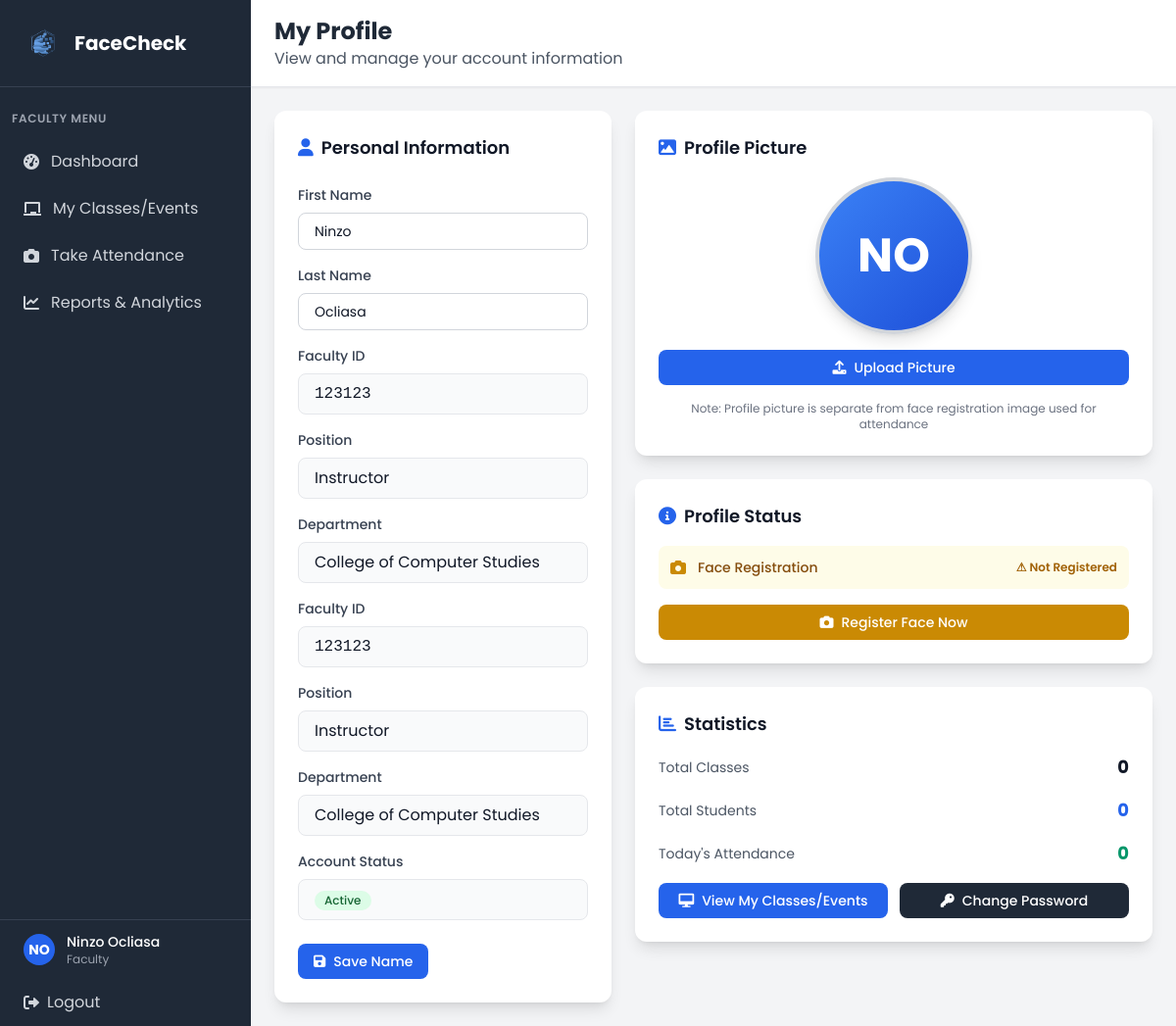
The page /faculty/profile (signed in) on the database as committed earlier.
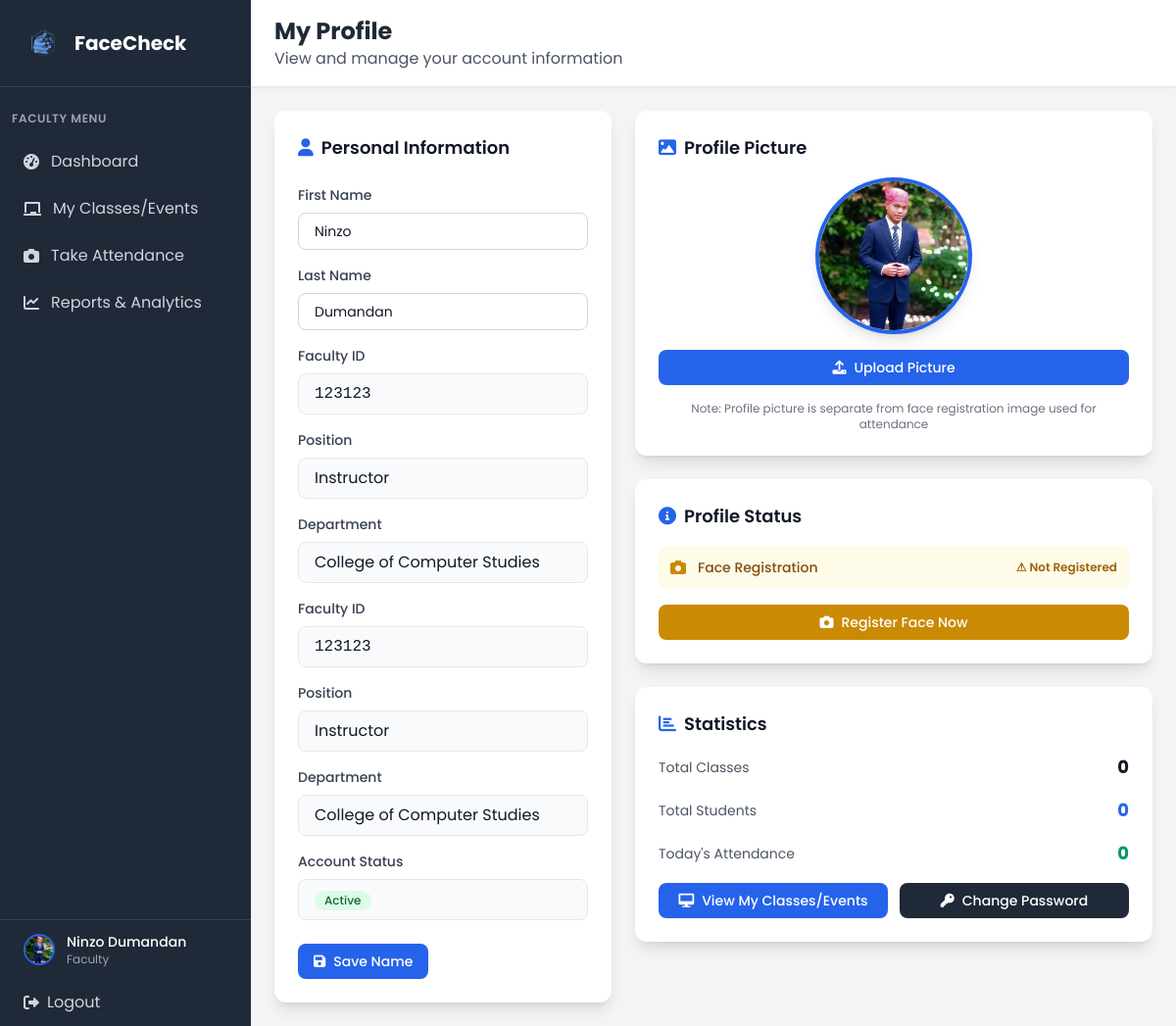
The same page on the database as committed later.
### tables this page shows
CREATE TABLE user (
            user_id INTEGER PRIMARY KEY AUTOINCREMENT,
            idno VARCHAR(20) NOT NULL UNIQUE,
            firstname VARCHAR(50) NOT NULL,
            lastname VARCHAR(50) NOT NULL,
            role VARCHAR(10) NOT NULL CHECK (role IN ('admin', 'faculty', 'student')),
            password VARCHAR(255) NOT NULL,
            created_at DATETIME DEFAULT CURRENT_TIMESTAMP,
            is_active BOOLEAN DEFAULT 1,
            dept_id INTEGER,
            FOREIGN KEY (dept_id) REFERENCES department(dept_id)
        );

CREATE TABLE faculty (
            faculty_id INTEGER PRIMARY KEY AUTOINCREMENT,
            position VARCHAR(30) NOT NULL,
            user_id INTEGER NOT NULL, attendance_image VARCHAR(255), profile_picture VARCHAR(255),
            FOREIGN KEY (user_id) REFERENCES user(user_id)
        );

### app.py (the view, shortened to what this page needs)
@app.route('/faculty/profile')
def faculty_profile():
    if 'user_id' not in session or session['role'] != 'faculty':
        return redirect(url_for('login'))
    conn = get_db_connection()
    try:
        conn.execute('ALTER TABLE faculty ADD COLUMN profile_picture VARCHAR(255)')
        conn.commit()
    except:
        pass  # Column already exists
    faculty = conn.execute('''
        SELECT u.*, f.faculty_id, f.position, f.attendance_image, f.profile_picture, d.dept_name
        FROM user u
        JOIN faculty f ON u.user_id = f.user_id
        LEFT JOIN department d ON u.dept_id = d.dept_id
        WHERE u.user_id = ?
    ''', (session['user_id'],)).fetchone()
    classes = conn.execute('''
        SELECT cl.class_id, cl.class_name, cl.edpcode, cl.start_time, cl.end_time, cl.room,
               GROUP_CONCAT(DISTINCT d.day_name) as days,
               COUNT(DISTINCT sc.student_id) as student_count
        FROM class cl
        LEFT JOIN student_class sc ON cl.class_id = sc.class_id
        LEFT JOIN class_days cd ON cl.class_id = cd.class_id
        LEFT JOIN days d ON cd.day_id = d.day_id
        WHERE cl.faculty_id = ?
        GROUP BY cl.class_id, cl.class_name, cl.edpcode, cl.start_time, cl.end_time, cl.room
        ORDER BY cl.class_name
    ''', (faculty['faculty_id'],)).fetchall()
    formatted_classes = []
    has_face_registered = False
    if faculty['attendance_image']:
        if os.path.exists(faculty['attendance_image']):
            has_face_registered = True
        else:
            conn.execute('UPDATE faculty SET attendance_image = NULL WHERE user_id = ?', (session['user_id'],))
            conn.commit()
    if not has_face_registered:
        possible_paths = [
            f"known_faces/faculty_{faculty['idno']}.jpg",  # current faculty registration pattern
            f"known_faces/{faculty['idno']}.jpg",          # legacy pattern without prefix
        ]
        for face_image_path in possible_paths:
            if os.path.exists(face_image_path):
                conn.execute(
                    'UPDATE faculty SET attendance_image = ? WHERE user_id = ?',
                    (face_image_path, session['user_id'])
                )
                conn.commit()
                has_face_registered = True
                break
    today = datetime.now().strftime('%Y-%m-%d')
    today_stats = conn.execute('''
        SELECT COUNT(*) as today_count
        FROM attendance a
        JOIN student_class sc ON a.studentclass_id = sc.studentclass_id
        JOIN class cl ON sc.class_id = cl.class_id
        WHERE cl.faculty_id = ? AND DATE(a.attendance_date) = ?
    ''', (faculty['faculty_id'], today)).fetchone()
    total_students = conn.execute('''
        SELECT COUNT(DISTINCT sc.student_id) as total
        FROM class c
        JOIN student_class sc ON c.class_id = sc.class_id
        WHERE c.faculty_id = ?
    ''', (faculty['faculty_id'],)).fetchone()
    conn.close()
    return render_template('faculty/faculty_profile.html',
                         faculty=faculty,
                         classes=formatted_classes,
                         has_face_registered=has_face_registered,
                         today_attendance=today_stats['today_count'] if today_stats else 0,
                         total_students=total_students['total'] if total_students else 0)

### app.py (called while the page is built)
def get_db_connection():
    try:
        conn = sqlite3.connect('facecheck.db', timeout=30.0)
        conn.row_factory = sqlite3.Row
        conn.execute('PRAGMA foreign_keys = ON')
        try:
            cur = conn.cursor()
            cur.execute("PRAGMA table_info(faculty)")
            columns = [row[1] for row in cur.fetchall()]
            if 'attendance_image' not in columns:
                cur.execute("ALTER TABLE faculty ADD COLUMN attendance_image VARCHAR(255)")
                conn.commit()
        except Exception:
            pass
        return conn
    except sqlite3.Error as e:
        print(f"Database connection error: {e}")
        raise

### templates/faculty/faculty_profile.html (shortened to what the changed rows need)
<!DOCTYPE html>
<html lang="en">
<head>
    <script src="https://cdn.tailwindcss.com"></script>
    <link href="https://cdnjs.cloudflare.com/ajax/libs/font-awesome/6.0.0/css/all.min.css" rel="stylesheet">
    <link rel="stylesheet" href="{{ url_for('static', filename='css/global.css') }}">
</head>
<body class="bg-gray-100">
    <div class="flex h-screen">
        <div class="w-64 bg-gray-800 text-white">
            <div class="p-6 border-b border-gray-700">
                <div class="flex items-center">
                    <h1 class="text-xl font-bold">FaceCheck</h1>
                </div>
            </div>
            <div class="absolute bottom-0 w-64 border-t border-gray-700">
                <a href="{{ url_for('faculty_profile') }}" class="flex items-center px-6 py-3 hover:bg-gray-700 transition duration-200">
                    {% if faculty.profile_picture %}
                    <img src="{{ url_for('static', filename='profile_pictures/' + faculty.profile_picture) }}"
                         alt="{{ faculty.firstname }} {{ faculty.lastname }}"
                         class="w-8 h-8 rounded-full object-cover border-2 border-blue-600 mr-3"
                         onerror="this.onerror=null; this.style.display='none'; this.nextElementSibling.style.display='flex';">
                    {% else %}
                    <div class="w-8 h-8 bg-blue-600 rounded-full flex items-center justify-center mr-3">
                        <span class="text-white text-sm font-bold">{{ faculty.firstname[0] }}{{ faculty.lastname[0] }}</span>
                    </div>
                    {% endif %}
                    <div>
                        <div class="text-sm font-medium">{{ faculty.firstname }} {{ faculty.lastname }}</div>
                        <div class="text-xs text-gray-400">Faculty</div>
                    </div>
                </a>
            </div>
        </div>
        <div class="flex-1 flex flex-col overflow-hidden">
            <header class="bg-white shadow-sm border-b border-gray-200">
                <div class="px-6 py-4">
                    <div class="flex items-center justify-between">
                        <div>
                            <h2 class="text-2xl font-bold text-gray-800">My Profile</h2>
                        </div>
                    </div>
                </div>
            </header>
            <main class="flex-1 overflow-y-auto p-6">
                <div class="max-w-5xl mx-auto">
                <div class="grid grid-cols-1 lg:grid-cols-5 gap-6">
                    <div class="lg:col-span-2">
                        <div class="bg-white rounded-xl shadow-lg p-6">
                            <form method="POST" action="{{ url_for('update_faculty_name') }}" class="space-y-4">
                                <div>
                                    <label class="block text-sm font-medium text-gray-700 mb-2">First Name</label>
                                    <input
                                        type="text"
                                        name="firstname"
                                        value="{{ faculty.firstname }}"
                                        required
                                        class="w-full px-4 py-2 rounded-lg border border-gray-300 focus:ring-2 focus:ring-blue-500 focus:border-blue-500 text-gray-900 text-sm"
                                    >
                                </div>
                                <div>
                                    <label class="block text-sm font-medium text-gray-700 mb-2">Last Name</label>
                                    <input
                                        type="text"
                                        name="lastname"
                                        value="{{ faculty.lastname }}"
                                        required
                                        class="w-full px-4 py-2 rounded-lg border border-gray-300 focus:ring-2 focus:ring-blue-500 focus:border-blue-500 text-gray-900 text-sm"
                                    >
                                </div>
                                <div>
                                    <div class="px-4 py-2 bg-gray-50 rounded-lg border border-gray-200">
                                        <p class="text-gray-900 font-mono">{{ faculty.idno }}</p>
                                    </div>
                                </div>
                                <div>
                                    <div class="px-4 py-2 bg-gray-50 rounded-lg border border-gray-200">
                                        <p class="text-gray-900">{{ faculty.position or 'Not assigned' }}</p>
                                    </div>
                                </div>
                                <div>
                                    <div class="px-4 py-2 bg-gray-50 rounded-lg border border-gray-200">
                                        <p class="text-gray-900 font-mono">{{ faculty.idno }}</p>
                                    </div>
                                </div>
                                <div>
                                    <div class="px-4 py-2 bg-gray-50 rounded-lg border border-gray-200">
                                        <p class="text-gray-900">{{ faculty.position or 'Not assigned' }}</p>
                                    </div>
                                </div>
                            </form>
                        </div>
                    </div>
                    <div class="lg:col-span-3 space-y-6">
                        <div class="bg-white rounded-xl shadow-lg p-6">
                            <div class="flex flex-col items-center">
                                <div class="w-40 h-40 mb-4 relative group">
                                    {% if faculty.profile_picture %}
                                    <img id="profileImage" src="{{ url_for('static', filename='profile_pictures/' + faculty.profile_picture) }}"
                                         alt="Profile Picture"
                                         class="w-full h-full object-cover rounded-full border-4 border-blue-600 shadow-lg">
                                    {% else %}
                                    <div id="profileImage" class="w-full h-full rounded-full border-4 border-gray-300 bg-gradient-to-br from-blue-500 to-blue-700 flex items-center justify-center shadow-lg">
                                        <span class="text-white text-5xl font-bold">{{ faculty.firstname[0] }}{{ faculty.lastname[0] }}</span>
                                    </div>
                                    {% endif %}
                                </div>
                            </div>
                        </div>
                    </div>
                </div>
                </div>
            </main>
        </div>
    </div>
</body>
</html>

Rows that differ between the two databases and show on the page:
changed faculty "Instructor": profile_picture: picture added
changed user "Ninzo": lastname "Ocliasa" → "Dumandan"; firstname "N" → (not shown); lastname "O" → (not shown)
